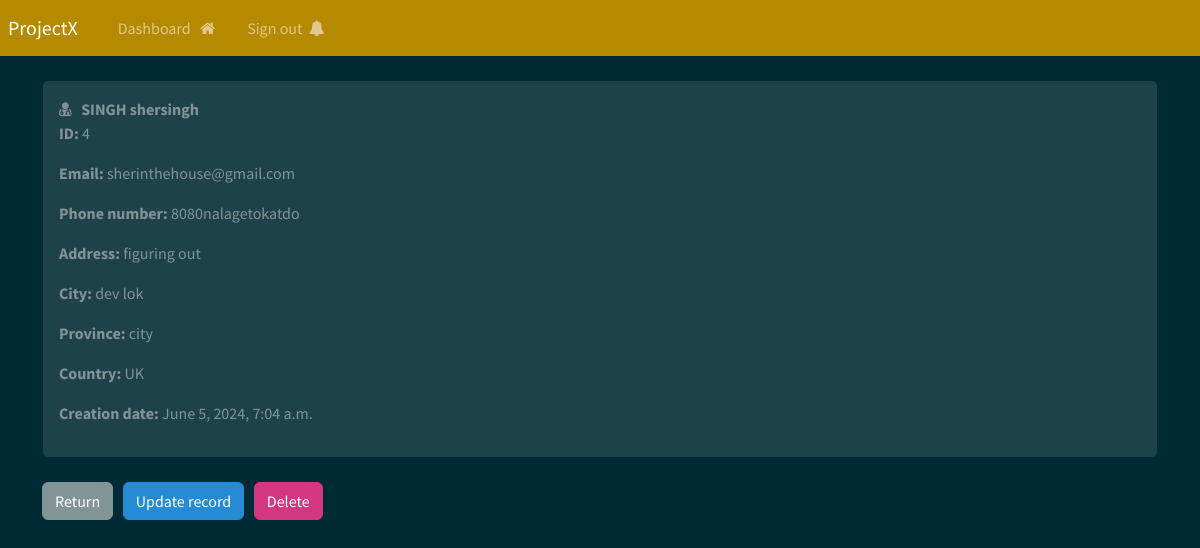
The app's page /record/4 (signed in) with its own data.
### webapp/models.py (models this page shows, shortened)
class Record(models.Model):
    creation_date = models.DateTimeField(auto_now_add=True)
    first_name = models.CharField(max_length=100)
    last_name = models.CharField(max_length=100)
    email = models.CharField(max_length=255)
    phone = models.CharField(max_length=20)
    address = models.CharField(max_length=300)
    city = models.CharField(max_length=255)
    province = models.CharField(max_length=200)
    country = models.CharField(max_length=125)

### webapp/views.py (the view)
# urls.py: path('record/<int:pk>', views.singular_record, name="record"),
@login_required(login_url='my-login')
def singular_record(request, pk):
    all_records = Record.objects.get(id=pk)
    context = {'record':all_records}
    return render(request, 'webapp/view-record.html', context=context)

### webapp/templates/webapp/view-record.html (shortened to what this page needs)
{% extends 'webapp/base.html' %}
{% block content %}
    <div class="card">
        <div class="card-body">
            <i class="fa fa-user-md" aria-hidden="true"></i> &nbsp;
            <strong>
                {{record.last_name|upper}}
                {{record.first_name}}
            </strong>
            <p> <strong> ID: </strong> {{record.id}} </p>
            <p> <strong> Email: </strong> {{record.email}} </p>
            <p> <strong> Phone number: </strong> {{record.phone}} </p>
            <p> <strong> Address: </strong> {{record.address}} </p>
            <p> <strong> City: </strong> {{record.city}} </p>
            <p> <strong> Province: </strong> {{record.province}} </p>
            <p> <strong> Country: </strong> {{record.country}} </p>
            <p> <strong> Creation date: </strong> {{record.creation_date}} </p>
        </div>
    </div>
    <br>
    <a href="{% url 'dashboard' %}" class="btn btn-secondary"> Return  </a>
    <a href="{% url 'update-record' record.id %}" class="btn btn-info"> Update record </a>
    <a href="{% url 'delete-record' record.id %}" class="btn btn-danger"> Delete </a>
{% endblock %}

### records on screen
Record: last_name "SINGH", first_name "shersingh", id "4", email "sherinthehouse@gmail.com", phone "8080nalagetokatdo", address "figuring out", city "dev lok", province "city", country "UK", creation_date "June 5, 2024, 7:04 a.m."
